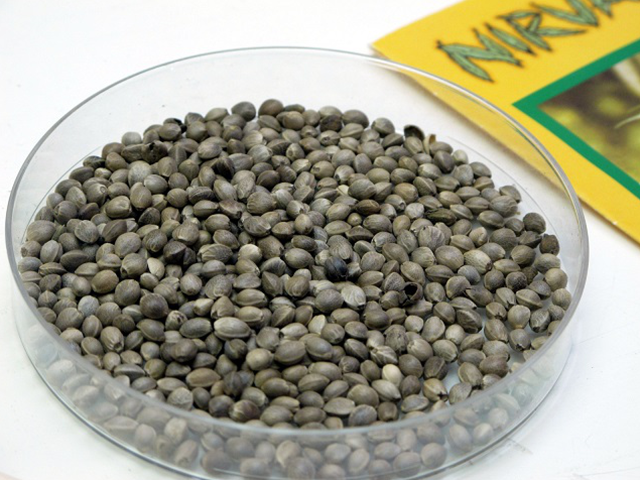
#> input picture data/seed.png, 640 x 480 px
$ python 5_4.py
#> lines starting #> are read from the running program, lines starting #| are printed output that depends on the picture
import cv2
import numpy as np

src = cv2.imread('data/seed.png', cv2.IMREAD_GRAYSCALE)
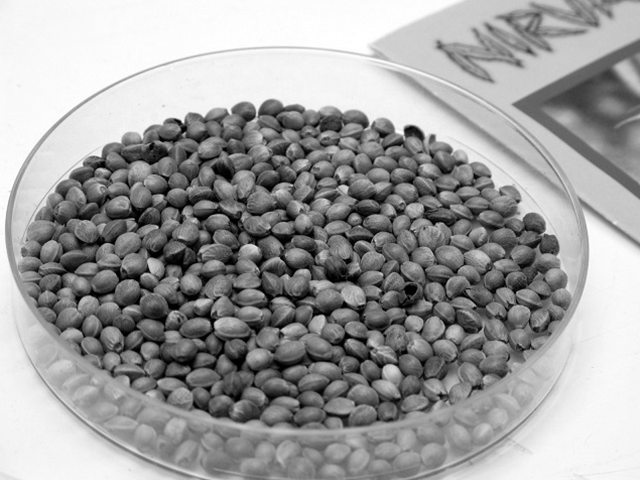
#> src: shape (480, 640); min 0, max 255, mean 158.6
cv2.imshow('win_src', src)

filters = {
    # グラディエントフィルタ
    'grad': [
        [-1, 0, 1],
        [-1, 0, 1],
        [-1, 0, 1]
    ],
    #  ガウスフィルタ
    'gaussian': [
        [1, 4, 6, 4, 1],
        [4,16,24,16, 4],
        [6,24,36,24, 6],
        [4,16,24,16, 4],
        [1, 4, 6, 4, 1]
    ],
    #  ラプラスフィルタ(3x3)
    'laplace3': [
        [1, 1, 1],
        [1,-9, 1],
        [1, 1, 1]
    ],
    #  ラプラスフィルタ(5×5)
    'laplace5': [
        [-1,-3,-4,-3,-1],
        [-3, 0, 6, 0,-3],
        [-4, 6,20, 6,-4],
        [-3, 0, 6, 0,-3],
        [-1,-3,-4,-3,-1]
    ],
    #  先鋭化フィルタ
    'sharpen': [
        [-1,-1,-1],
        [-1, 9,-1],
        [-1,-1,-1]
    ]
}

for filter in filters.keys():
    kernel = np.array(filters[filter], np.float32)
    if filter == 'gaussian':
        kernel = kernel / 256.0
    dst = cv2.filter2D(src, -1, kernel)
    cv2.putText(dst, filter, (20, 50), cv2.FONT_HERSHEY_SIMPLEX, 1, 128)
    cv2.imshow('win_dst', dst)
    if cv2.waitKey(0) == 27:
        break
#> this loop made 1 pass; (key Esc is pressed on pass 1)
#> pass 1, `dst = cv2.filter2D(src, -1, kernel)`:
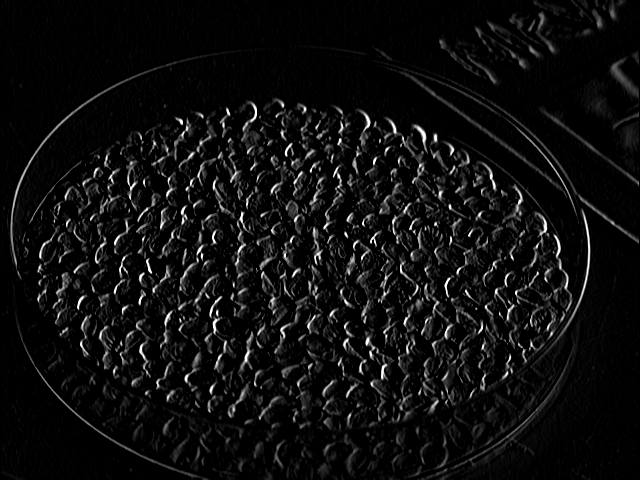
#> dst: shape (480, 640); min 0, max 255, mean 14.5

cv2.destroyAllWindows()

$ run again, with data/apple.png copied over data/seed.png
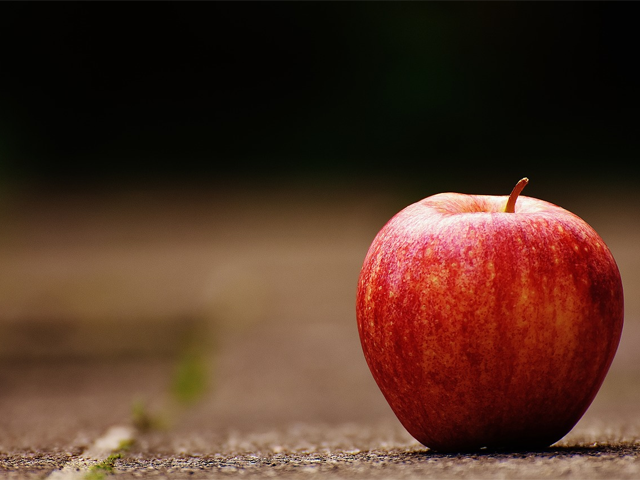
#> input picture data/apple.png, 640 x 480 px
#> `src = cv2.imread('data/seed.png', cv2.IMREAD_GRAYSCALE)`:
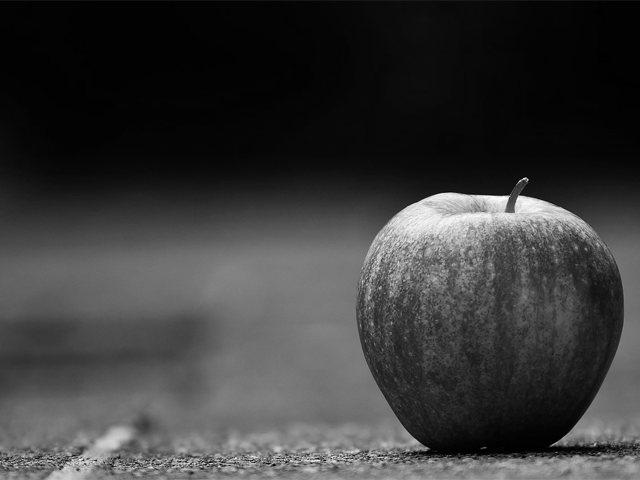
#> src: shape (480, 640); min 0, max 250, mean 58
#> the loop `for filter in filters.keys():` made 1 pass; (key Esc is pressed on pass 1)
#> pass 1, `dst = cv2.filter2D(src, -1, kernel)`:
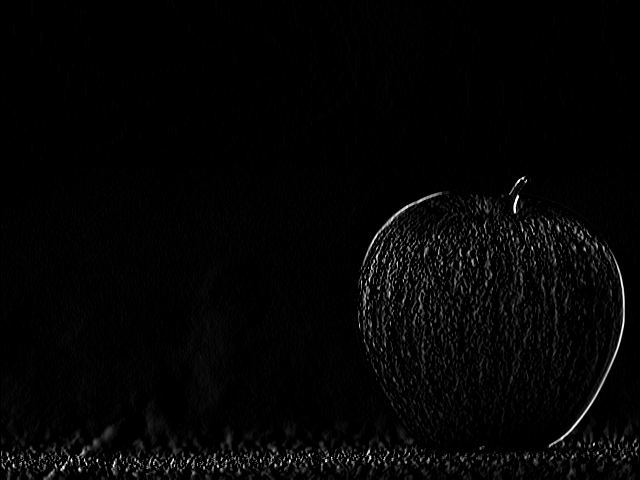
#> dst: shape (480, 640); min 0, max 255, mean 4.8

$ run again, with data/ball.png copied over data/seed.png
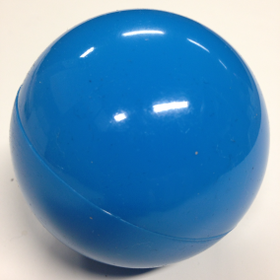
#> input picture data/ball.png, 280 x 280 px
#> `src = cv2.imread('data/seed.png', cv2.IMREAD_GRAYSCALE)`:
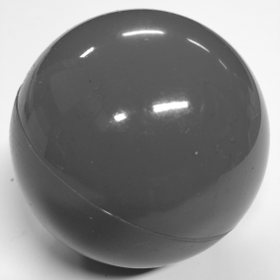
#> src: shape (280, 280); min 38, max 255, mean 132.7
#> the loop `for filter in filters.keys():` made 1 pass; (key Esc is pressed on pass 1)
#> pass 1, `cv2.imshow('win_dst', dst)`:
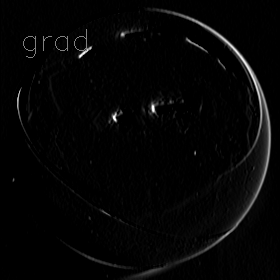
#> window 'win_dst': shape (280, 280); min 0, max 255, mean 5.4

$ run again, with data/book.png copied over data/seed.png
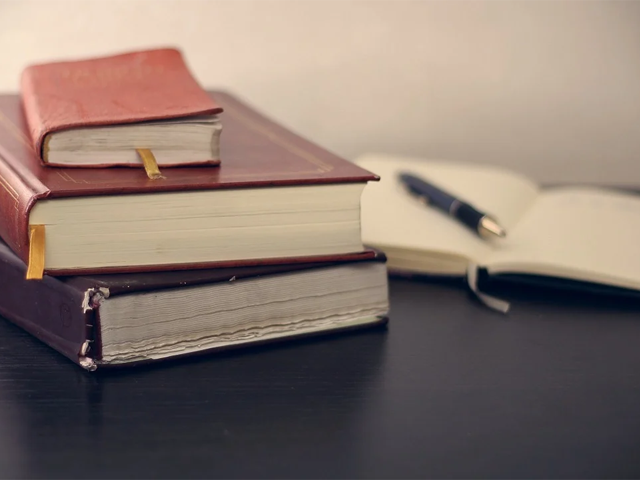
#> input picture data/book.png, 640 x 480 px
#> `src = cv2.imread('data/seed.png', cv2.IMREAD_GRAYSCALE)`:
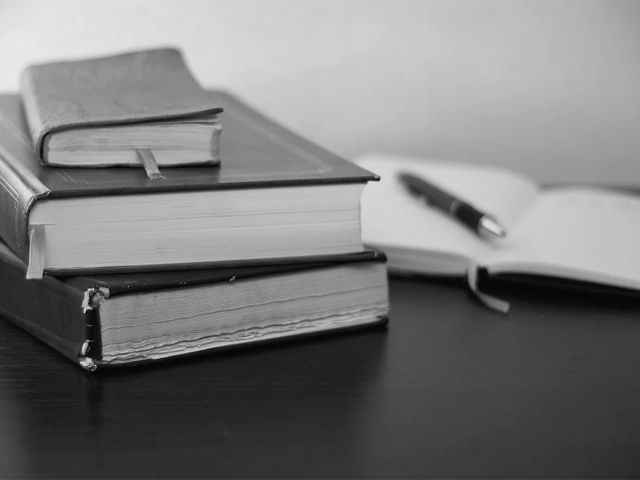
#> src: shape (480, 640); min 1, max 233, mean 122.2
#> the loop `for filter in filters.keys():` made 1 pass; (key Esc is pressed on pass 1)
#> pass 1, `dst = cv2.filter2D(src, -1, kernel)`:
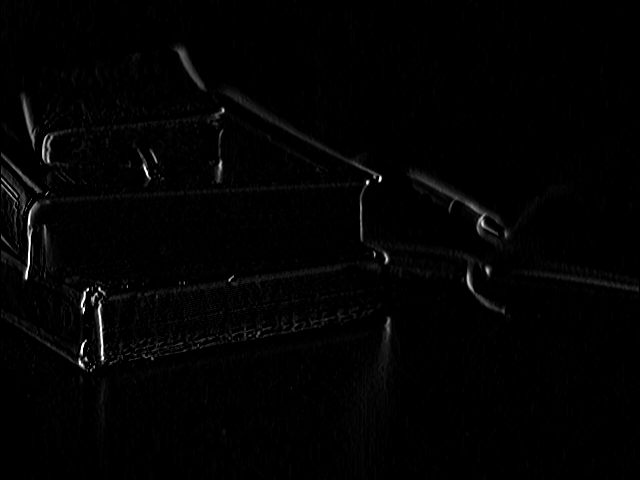
#> dst: shape (480, 640); min 0, max 255, mean 2.8
